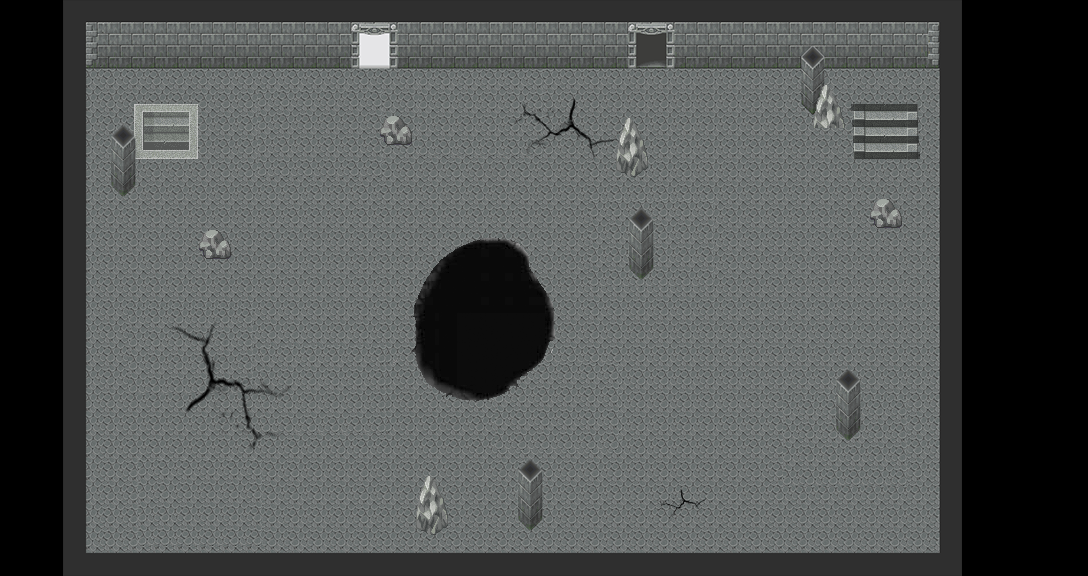

The image is a tile-based game level rendered from a .tmx file. Its description and complete source (layers, tilesets, objects, tile grids) follow:
An orthogonal 34x18 tile map with 32x32 px tiles, 2 tile layers (Nivel, Muros Invisibles), 3 tilesets.

<map version="1.2" tiledversion="1.3.4" orientation="orthogonal" renderorder="right-down" width="34" height="18" tilewidth="32" tileheight="32" infinite="0" nextlayerid="7" nextobjectid="1">
 <tileset firstgid="1" name="piso 2 " tilewidth="1024" tileheight="576" tilecount="1" columns="0">
  <grid orientation="orthogonal" width="1" height="1" />
  <tile id="0">
   <image width="1024" height="576" source="imagen mapa/nivel2.png" />
  </tile>
 </tileset>
 <tileset firstgid="2" source="nivel2.M.tsx" />
 <tileset firstgid="578" source="nivel1.M.tsx" />
 <layer id="5" name="Nivel" width="34" height="18">
  <data encoding="csv">
0,0,0,0,0,0,0,0,0,0,0,0,0,0,0,0,0,0,0,0,0,0,0,0,0,0,0,0,0,0,0,0,0,0,
0,0,0,0,0,0,0,0,0,0,0,0,0,0,0,0,0,0,0,0,0,0,0,0,0,0,0,0,0,0,0,0,0,0,
0,0,0,0,0,0,0,0,0,0,0,0,0,0,0,0,0,0,0,0,0,0,0,0,0,0,0,0,0,0,0,0,0,0,
0,0,0,0,0,0,0,0,0,0,0,0,0,0,0,0,0,0,0,0,0,0,0,0,0,0,0,0,0,0,0,0,0,0,
0,0,0,0,0,0,0,0,0,0,0,0,0,0,0,0,0,0,0,0,0,0,0,0,0,0,0,0,0,0,0,0,0,0,
0,0,0,0,0,0,0,0,0,0,0,0,0,0,0,0,0,0,0,0,0,0,0,0,0,0,0,0,0,0,0,0,0,0,
0,0,0,0,0,0,0,0,0,0,0,0,0,0,0,0,0,0,0,0,0,0,0,0,0,0,0,0,0,0,0,0,0,0,
0,0,0,0,0,0,0,0,0,0,0,0,0,0,0,0,0,0,0,0,0,0,0,0,0,0,0,0,0,0,0,0,0,0,
0,0,0,0,0,0,0,0,0,0,0,0,0,0,0,0,0,0,0,0,0,0,0,0,0,0,0,0,0,0,0,0,0,0,
0,0,0,0,0,0,0,0,0,0,0,0,0,0,0,0,0,0,0,0,0,0,0,0,0,0,0,0,0,0,0,0,0,0,
0,0,0,0,0,0,0,0,0,0,0,0,0,0,0,0,0,0,0,0,0,0,0,0,0,0,0,0,0,0,0,0,0,0,
0,0,0,0,0,0,0,0,0,0,0,0,0,0,0,0,0,0,0,0,0,0,0,0,0,0,0,0,0,0,0,0,0,0,
0,0,0,0,0,0,0,0,0,0,0,0,0,0,0,0,0,0,0,0,0,0,0,0,0,0,0,0,0,0,0,0,0,0,
0,0,0,0,0,0,0,0,0,0,0,0,0,0,0,0,0,0,0,0,0,0,0,0,0,0,0,0,0,0,0,0,0,0,
0,0,0,0,0,0,0,0,0,0,0,0,0,0,0,0,0,0,0,0,0,0,0,0,0,0,0,0,0,0,0,0,0,0,
0,0,0,0,0,0,0,0,0,0,0,0,0,0,0,0,0,0,0,0,0,0,0,0,0,0,0,0,0,0,0,0,0,0,
0,0,0,0,0,0,0,0,0,0,0,0,0,0,0,0,0,0,0,0,0,0,0,0,0,0,0,0,0,0,0,0,0,0,
1,0,0,0,0,0,0,0,0,0,0,0,0,0,0,0,0,0,0,0,0,0,0,0,0,0,0,0,0,0,0,0,0,0
</data>
 </layer>
 <layer id="6" name="Muros Invisibles" width="34" height="18">
  <data encoding="csv">
0,0,4,5,6,7,8,9,10,11,12,13,14,15,16,17,18,19,20,21,22,23,24,25,26,27,28,29,30,31,0,0,0,0,
0,0,36,37,38,39,40,0,0,0,0,0,0,0,0,0,0,0,0,0,0,0,0,0,0,59,60,61,62,63,0,0,0,0,
0,0,68,69,0,0,0,0,0,0,0,0,0,0,0,0,0,0,0,0,0,0,0,0,0,667,92,93,94,95,0,0,0,0,
0,0,100,101,0,0,0,0,0,0,0,0,0,0,0,0,0,0,0,0,0,0,0,0,0,699,700,0,702,127,0,0,0,0,
0,0,132,133,0,0,136,0,0,0,0,0,142,0,0,0,0,0,0,149,0,0,0,0,0,0,0,0,734,159,0,0,0,0,
0,0,164,165,166,167,168,0,0,0,0,0,0,0,0,0,0,0,0,181,0,0,0,0,0,0,0,0,0,191,0,0,0,0,
0,0,196,0,0,0,0,0,0,0,0,0,0,0,0,0,0,0,0,0,0,0,0,0,0,0,0,221,0,223,0,0,0,0,
0,0,228,0,0,0,232,0,0,0,0,0,0,0,240,241,0,0,0,245,246,0,0,0,0,0,0,0,0,255,0,0,0,0,
0,0,260,0,0,0,0,0,0,0,0,0,0,271,272,273,274,0,0,277,278,0,0,0,0,0,0,0,0,287,0,0,0,0,
0,0,292,0,0,0,0,0,0,0,0,0,0,303,304,305,306,0,0,0,0,0,0,0,0,0,0,0,0,319,0,0,0,0,
0,0,324,0,0,0,0,0,0,0,0,0,0,335,336,337,338,0,0,0,0,0,0,0,0,0,0,0,0,351,0,0,0,0,
0,0,356,0,0,0,360,0,0,0,0,0,0,367,368,369,370,0,0,0,0,0,0,0,0,0,0,0,0,383,0,0,0,0,
0,0,388,0,0,0,392,393,394,0,0,0,0,0,400,401,0,0,0,0,0,0,0,0,0,0,412,0,0,415,0,0,0,0,
0,0,420,0,0,0,0,0,0,0,0,0,0,0,0,0,0,0,0,0,0,0,0,0,0,0,444,0,0,447,0,0,0,0,
0,0,452,0,0,0,0,0,0,0,0,0,0,0,0,0,0,0,0,0,0,0,0,0,0,0,0,0,0,479,0,0,0,0,
0,0,484,0,0,0,0,0,0,0,0,0,0,495,0,0,498,0,0,0,0,0,0,0,0,0,0,0,0,511,0,0,0,0,
0,0,516,0,0,0,0,0,0,0,0,0,0,527,0,0,530,0,0,0,0,0,0,0,0,0,0,0,0,543,0,0,0,0,
0,0,548,549,550,551,552,553,554,555,556,557,558,559,560,561,562,563,564,565,566,567,568,569,570,571,572,573,574,575,0,0,0,0
</data>
 </layer>
</map>
